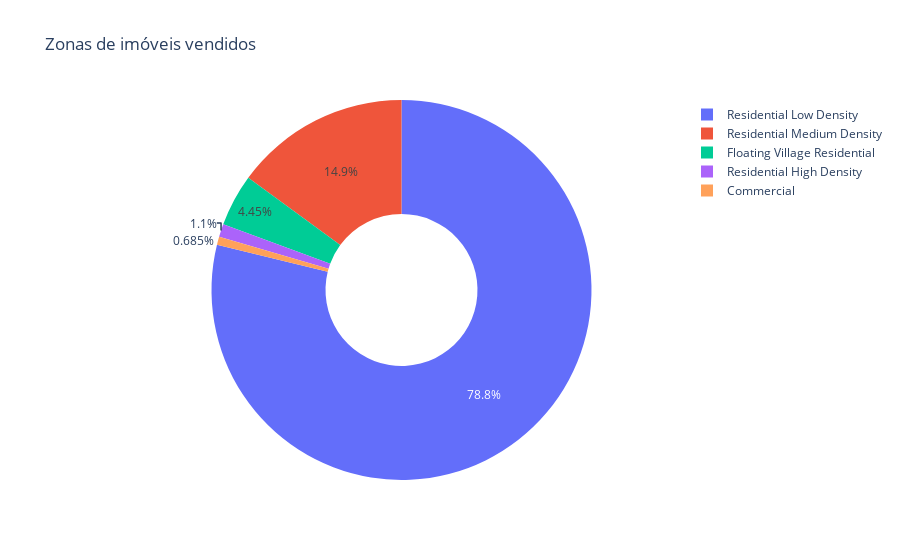

This figure's notebook cell:
### Markdown cell above
### Zoning classification of the sale

### Code cell
replace_values = {
    "A": "Agriculture",
    "C (all)": "Commercial",
    "FV": "Floating Village Residential",
    "I": "Industrial",
    "RH": "Residential High Density",
    "RL": "Residential Low Density",
    "RP": "Residential Low Density Park ",
    "RM": "Residential Medium Density",
}

df = df_train.copy()

df["MSZoning"].replace(replace_values, inplace=True)

zn_classification = df["MSZoning"].value_counts()

""""fig = px.treemap(
    zn_classification,
    path=[zn_classification.index],
    values=zn_classification.values,
    title="Zonas de imóveis vendidos",
    color=zn_classification.index,
)

percents = np.round(
    (100 * zn_classification.values / sum(zn_classification.values)).tolist(), 2
)
fig.data[0].customdata = [14.93, 1.1, 78.84, 0.68, 4.45]
fig.data[0].texttemplate = "%{label}<br>%{value}<br>%{customdata}%"
"""

fig = px.pie(
    labels=zn_classification.index,
    values=zn_classification.values,
    hole=0.4,
    names=zn_classification.index,
    title="Zonas de imóveis vendidos"
)


fig.show()

### Figure 1 — Plotly figure (JSON) as saved in the notebook; plotly's stock layout.template omitted (floating-point values rounded to 4 significant figures)
{"data": [{"domain": {"x": [0, 1], "y": [0, 1]}, "hole": 0.4, "hovertemplate": "label=%{label}<br>value=%{value}<extra></extra>", "labels": ["Residential Low Density", "Residential Medium Density", "Floating Village Residential", "Residential High Density", "Commercial"], "legendgroup": "", "name": "", "showlegend": true, "type": "pie", "values": [1151, 218, 65, 16, 10]}], "layout": {"legend": {"tracegroupgap": 0}, "title": {"text": "Zonas de imóveis vendidos"}}}
